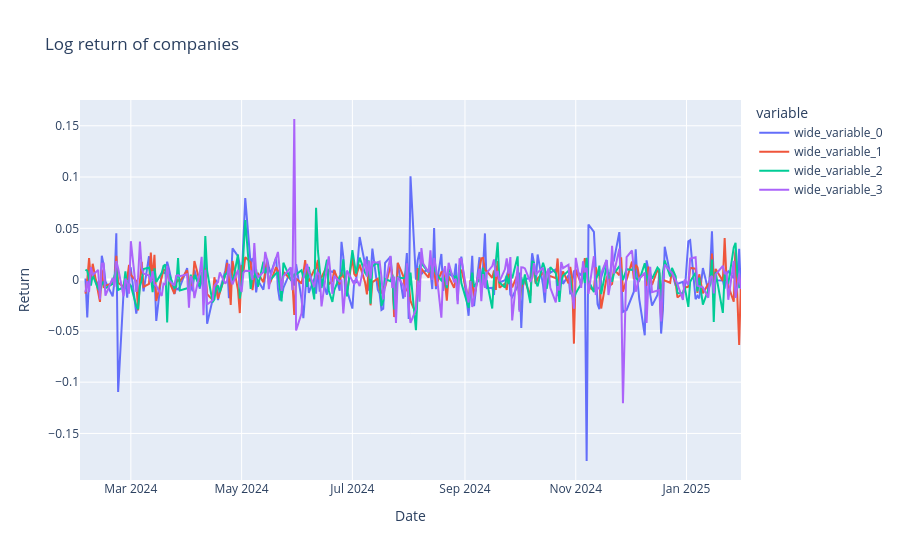

Write notebook code for a chart like this one.
### Markdown cell above
### Same using built-in methods

### Code cell
# Compute pct_change for all the companies simultaneously
for ilabel in companies_name:
    get_data[(param_to_analyze, ilabel + ' Daily Return')] = get_data[(param_to_analyze, ilabel)].pct_change()
    # Alternatively, calculate log returns
    get_data[(param_to_analyze, ilabel + ' Log Return')] = np.log(get_data[(param_to_analyze, ilabel)] / get_data[(param_to_analyze, ilabel)].shift(1))

print(get_data[(param_to_analyze, 'AAPL Log Return')])
# Plot the daily return
fig = px.line(get_data, x=get_data.index, 
              y=[get_data[(param_to_analyze, ilabel + ' Log Return')].values for ilabel in companies_name], 
              title='Log return of companies')
fig.update_traces(hoverinfo='y')
fig.update_layout(hovermode = "x unified")
fig.update_yaxes(title_text="Return")
fig.show()

### Figure 1 — Plotly figure (JSON) as saved in the notebook; plotly's stock layout.template omitted (floating-point values rounded to 4 significant figures; data arrays with more than 128 entries replaced by an {"elided": "..."} marker saying what was removed)
{"data": [{"hoverinfo": "y", "hovertemplate": "variable=wide_variable_0<br>Date=%{x}<br>value=%{y}<extra></extra>", "legendgroup": "wide_variable_0", "line": {"color": "#636efa", "dash": "solid"}, "marker": {"symbol": "circle"}, "mode": "lines", "name": "wide_variable_0", "orientation": "v", "showlegend": true, "type": "scatter", "x": {"elided": "250 str values"}, "xaxis": "x", "y": {"elided": "250 float values"}, "yaxis": "y"}, {"hoverinfo": "y", "hovertemplate": "variable=wide_variable_1<br>Date=%{x}<br>value=%{y}<extra></extra>", "legendgroup": "wide_variable_1", "line": {"color": "#EF553B", "dash": "solid"}, "marker": {"symbol": "circle"}, "mode": "lines", "name": "wide_variable_1", "orientation": "v", "showlegend": true, "type": "scatter", "x": {"elided": "250 str values"}, "xaxis": "x", "y": {"elided": "250 float values"}, "yaxis": "y"}, {"hoverinfo": "y", "hovertemplate": "variable=wide_variable_2<br>Date=%{x}<br>value=%{y}<extra></extra>", "legendgroup": "wide_variable_2", "line": {"color": "#00cc96", "dash": "solid"}, "marker": {"symbol": "circle"}, "mode": "lines", "name": "wide_variable_2", "orientation": "v", "showlegend": true, "type": "scatter", "x": {"elided": "250 str values"}, "xaxis": "x", "y": {"elided": "250 float values"}, "yaxis": "y"}, {"hoverinfo": "y", "hovertemplate": "variable=wide_variable_3<br>Date=%{x}<br>value=%{y}<extra></extra>", "legendgroup": "wide_variable_3", "line": {"color": "#ab63fa", "dash": "solid"}, "marker": {"symbol": "circle"}, "mode": "lines", "name": "wide_variable_3", "orientation": "v", "showlegend": true, "type": "scatter", "x": {"elided": "250 str values"}, "xaxis": "x", "y": {"elided": "250 float values"}, "yaxis": "y"}], "layout": {"hovermode": "x unified", "legend": {"title": {"text": "variable"}, "tracegroupgap": 0}, "title": {"text": "Log return of companies"}, "xaxis": {"anchor": "y", "domain": [0, 1], "title": {"text": "Date"}}, "yaxis": {"anchor": "x", "domain": [0, 1], "title": {"text": "Return"}}}}
